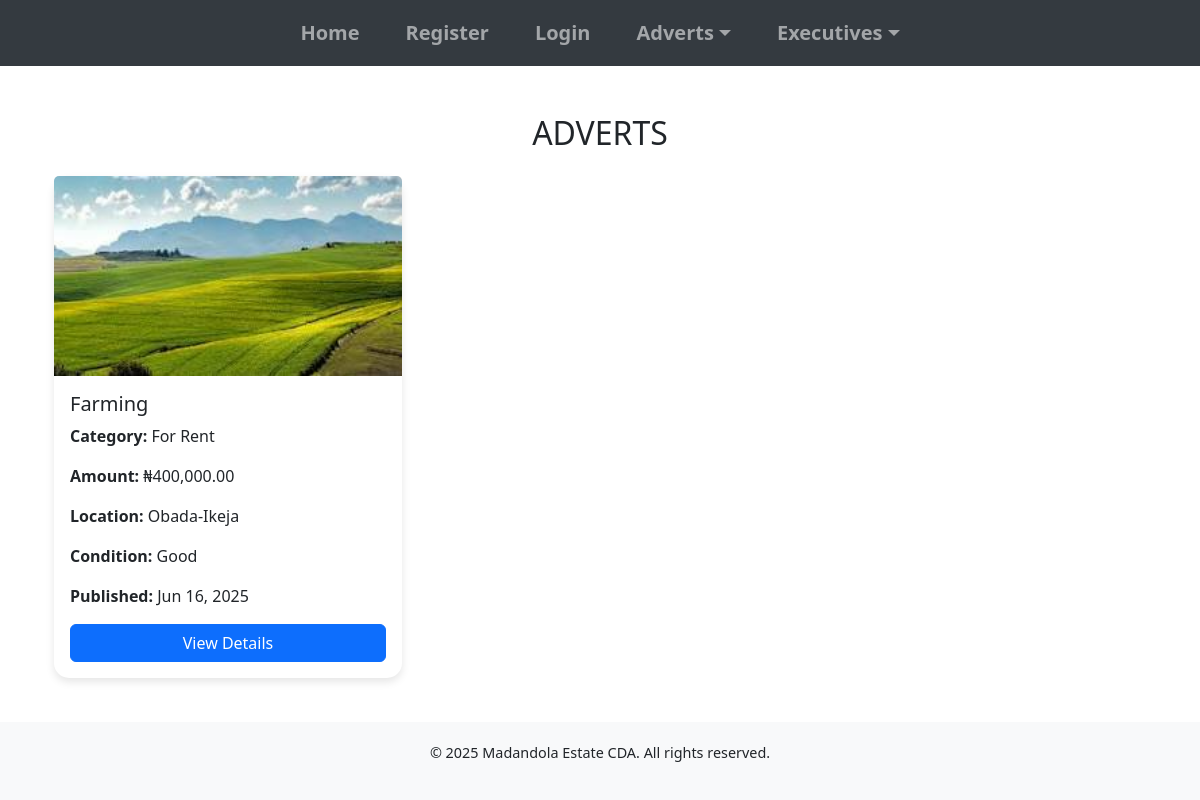
/adverts/, run on an earlier commit of the app's database.
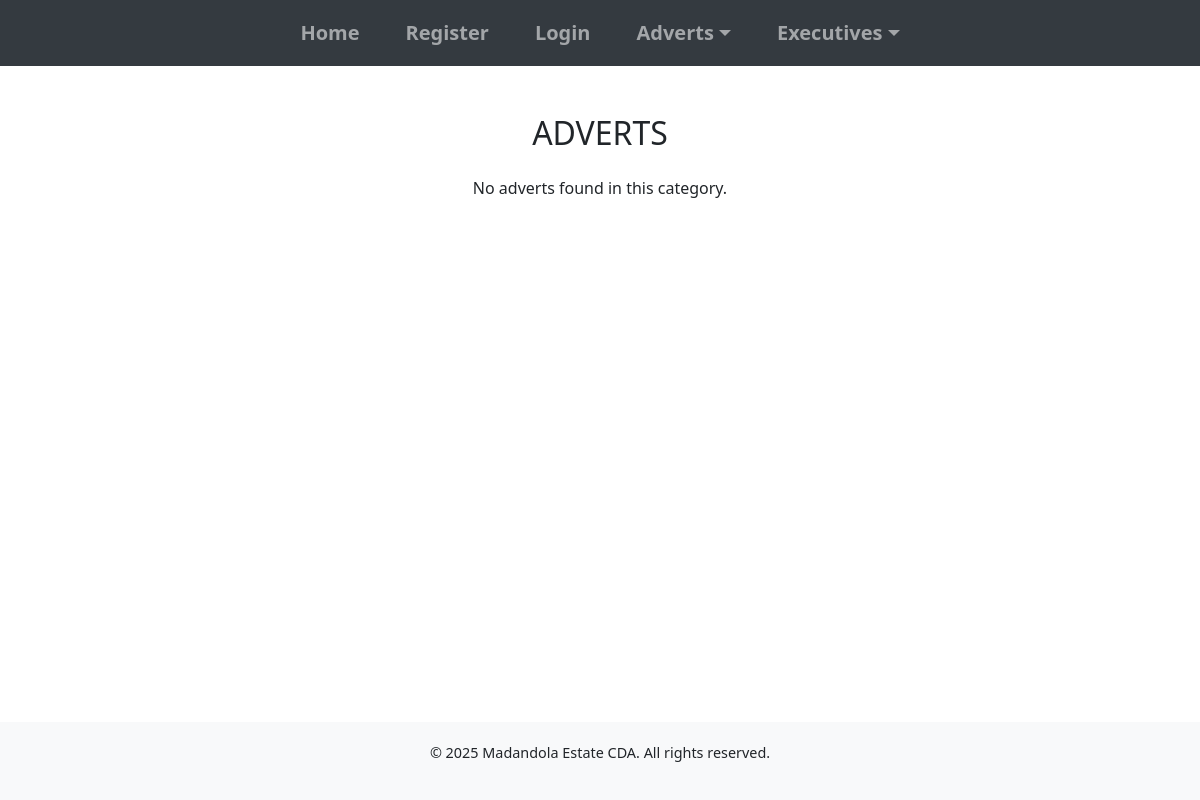
And on a later commit of the database.
### cda_app/models.py (models this page shows, shortened)
class AdvertItem(models.Model):
    CATEGORY_CHOICES = [
        ('For Sale', 'For Sale'),
        ('For Rent', 'For Rent'),
        ('For Lease', 'For Lease'),
    ]
    category = models.CharField(max_length=20, choices=CATEGORY_CHOICES)
    user = models.ForeignKey(User, on_delete=models.CASCADE)
    title = models.CharField(max_length=200)
    description = models.TextField()
    amount = models.DecimalField(max_digits=10, decimal_places=2)
    location = models.CharField(max_length=100)
    condition = models.CharField(max_length=100)
    published_date = models.DateTimeField(auto_now_add=True)
    is_approved = models.BooleanField(default=False)
    phone_number = models.CharField(max_length=20, blank=True, null=True)

class AdvertImage(models.Model):
    advert_item = models.ForeignKey(AdvertItem, on_delete=models.CASCADE, related_name='images')
    image = models.ImageField(upload_to='advert_images/')
    is_main = models.BooleanField(default=False)

### cda_app/views.py (the view)
# urls.py: path('adverts/', views.advert_list, name='advert_list'),
def advert_list(request):
    category_name = request.GET.get('category')
    user_filter = request.GET.get('user')
    if category_name:
        advert_items = AdvertItem.objects.filter(is_approved=True, category=category_name).order_by('-published_date')
    elif user_filter and request.user.is_authenticated:
        advert_items = AdvertItem.objects.filter(is_approved=True, user=request.user).order_by('-published_date')
    else:
        advert_items = AdvertItem.objects.filter(is_approved=True).order_by('-published_date')
    context = {
        'advert_items': advert_items
    }
    return render(request, 'advert_list.html', context)

### cda_app/context_processors.py (called while the page is built)
def committees(request):
    return {'committees': Committee.objects.all()}

### templates/advert_list.html (shortened to what this page needs)
{% extends 'base.html' %}
{% load humanize %}
{% block content %}
<div class="container">
    <h2 class="text-center text-uppercase my-4">Adverts</h2>
    <div class="row">
        {% for advert in advert_items %}
        <div class="col-md-4 mb-4">
            <div class="card h-100">
                {% if advert.images.first %}
                <img src="{{ advert.images.first.image.url }}" class="card-img-top" alt="{{ advert.title }}">
                {% else %}
                <img src="https://via.placeholder.com/300" class="card-img-top" alt="No Image">
                {% endif %}
                <div class="card-body d-flex flex-column">
                    <h5 class="card-title">{{ advert.title }}</h5>
                    <p class="card-text"><strong>Category:</strong> {{ advert.category }}</p>
                    <p class="card-text"><strong>Amount:</strong> &#8358;{{ advert.amount|intcomma }}</p>
                    <p class="card-text"><strong>Location:</strong> {{ advert.location }}</p>
                    <p class="card-text"><strong>Condition:</strong> {{ advert.condition }}</p>
                    <p class="card-text"><strong>Published:</strong> {{ advert.published_date|date:"M d, Y" }}</p>
                    <a href="{% url 'advert_detail' advert.pk %}" class="btn btn-primary mt-auto">View Details</a>
                </div>
            </div>
        </div>
        {% empty %}
        <div class="col-12">
            <p class="text-center">No adverts found in this category.</p>
        </div>
        {% endfor %}
    </div>
</div>
{% endblock %}

What changed in the data, as far as the page shows it:
removed AdvertItem: images.first.image (picture), title "Farming", category "For Rent", amount "400,000.00", location "Obada-Ikeja", condition "Good", published_date "Jun 16, 2025"
Also different on the page:
text now shown: "No adverts found in this category."
